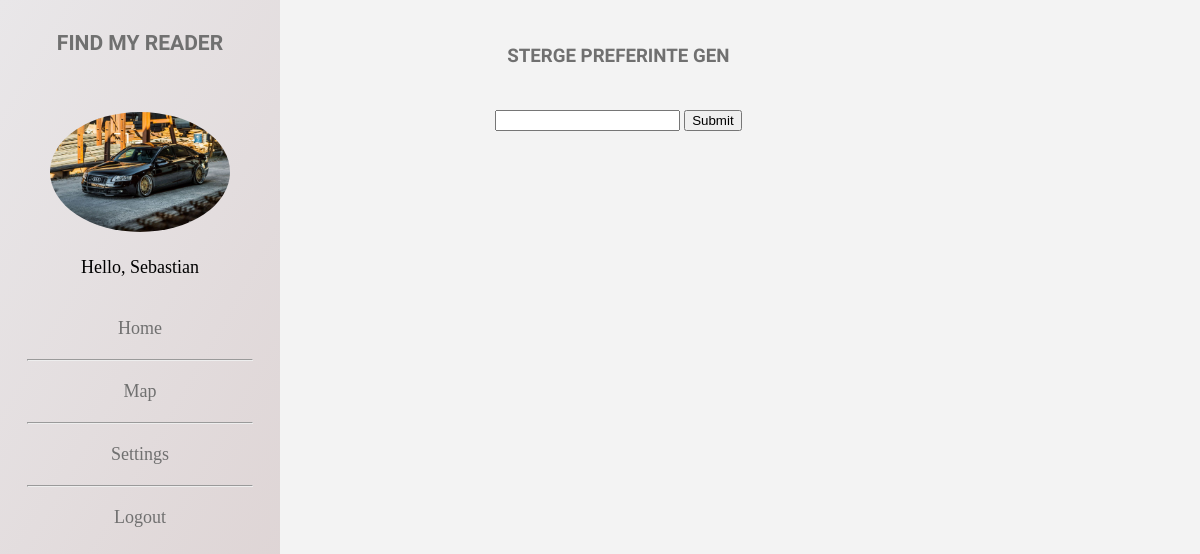
The page /stergegen.php (signed in) on the database its author committed.
### tables this page shows
CREATE TABLE `users` (
  `id` int(11) NOT NULL,
  `email` varchar(100) NOT NULL,
  `password` varchar(200) NOT NULL,
  `firstname` varchar(50) NOT NULL,
  `lastname` varchar(50) NOT NULL,
  `avatar` varchar(200) NOT NULL DEFAULT 'basic.jpg',
  `data_nasterii` date DEFAULT NULL,
  `description` varchar(500) DEFAULT NULL,
  `google_account` varchar(100) DEFAULT NULL,
  `last_latitude` double DEFAULT NULL,
  `last_longitude` double DEFAULT NULL
);

### session.php (called while the page is built, shortened)
<?php
$email = $_SESSION['email'];
include('Includere/connection.php');
$sql = "SELECT * FROM `users` WHERE `email`='$email'";
$datas = $dbh->query($sql);
$count = $datas->rowCount();
if ($count == 1)
{
    if($datas !== false)
    {
        foreach($datas as $row)
        {
			$firstname = $row['firstname'];
			$avatar = $row['avatar'];
		}
	}
}
?>

### stergegen.php (the view, shortened to what this page needs)
<?php
include("session.php");
?>
<!DOCTYPE html>
<html>
    <head>
	<link rel="stylesheet" href="stylesheets/style.css">
	<link rel="stylesheet" href="stylesheets/settings.css">
</head>
	<body>
		<?php include('menu.php'); ?>
		<div class="setarimenu">
			<center>
			<h3>Sterge preferinte gen</h3><br>
			<form method="post" enctype="multipart/form-data">
				<input list="gens" name="dengens">
				<input type="submit" value="Submit">
            </form>
			</center>
		</div>
	</body>
</html>

### menu.php
<div class="menu" id='menu'>
	<h3>Find my reader</h3>
	<div class="avatarprofile">
		<img src="<?php echo "images/avatars/".$avatar; ?>" alt="">
	</div>
	<p>Hello,
		<?php echo $firstname;?>
	</p>
	<a href="home.php">Home</a>
	<hr><a href="map.php">Map</a>
	<hr><a href="settings.php">Settings</a>
	<hr id="logouthr"><a href="logout.php" id="logout">Logout</a>
</div>

### stylesheets/style.css (style rules this page uses)
body { margin: 0; padding: 0; font-family: 'Open Sans', sans-serif; display: flex; flex-direction: row; top: 0; bottom: 0; height: 100vh; width: auto; background-color: #f3f3f3; overflow: hidden; }
.menu { width: 35vh; background: rgb(233,231,233); background: linear-gradient(120deg, rgba(233,231,233,1), rgba(220,209,209,1) 100%); text-align: center; font-family: 'Roboto Slab', serif; font-size: 18px; position: sticky; height: auto; position: -webkit-sticky; top: 0; }
.menu h3, .setarimenu h3 { color: #707070; font-family: 'Raleway', sans-serif; margin-top: 30px; text-transform: uppercase; }
hr { width: 80%; color: #707070; text-decoration: none; margin-top: 20px; margin-bottom: 20px; }
.menu a { color: #707070; text-decoration: none; }
.menu p { margin-top: 20px; margin-bottom: 40px; }
.avatarprofile { border-bottom-left-radius: 10px; }
.avatarprofile img { border-radius: 50%; margin-top: 2em; width: 10em; height: auto; }

### stylesheets/settings.css (style rules this page uses)
.setarimenu { padding: 15px; width: auto; background: #f3f3f3; margin-left: 25vh; }

### rows shown on the page
users: avatar (picture), firstname "Sebastian"
